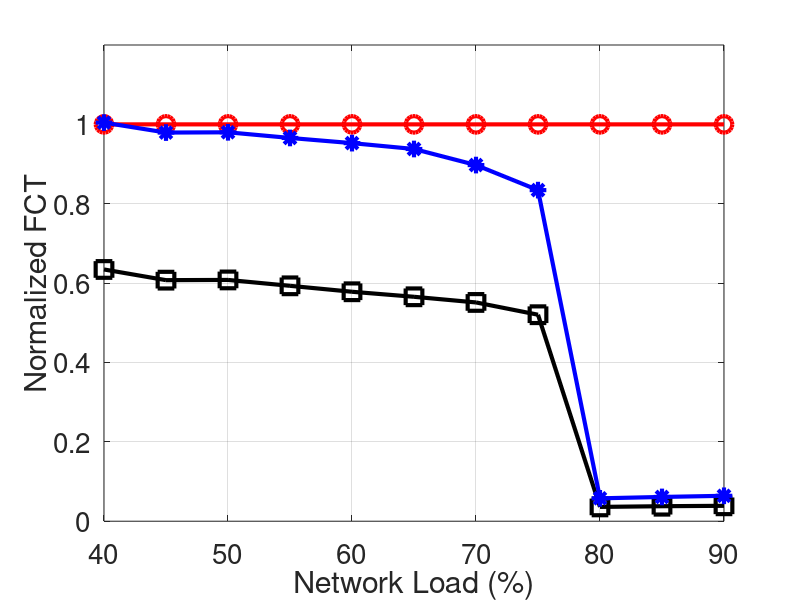

The MATLAB source for this figure:
clear
clc

x=[
0.4,
0.45,
0.5,
0.55,
0.6,
0.65,
0.7,
0.75,
0.8,
0.85,
0.9
];

k_80=[
1
1
1
1
1
1
1
1
1
1
1
];

k_22=[
0.634361233
0.607438017
0.608
0.593155894
0.578181818
0.565517241
0.551282051
0.520348837
0.036027264
0.03780135
0.038807111
];

bcc=[
1.004405286
0.979338843
0.98
0.965779468
0.952727273
0.937931034
0.897435897
0.834302326
0.057643622
0.061137898
0.064041292
];

figure(1);
width=900;
height=480;
left=100;
bottem=0;

plot(x * 100,k_80,'-ro','LineWidth',3,...
    'MarkerSize',12);
hold on;
plot(x * 100,k_22,'-ks','LineWidth',3,...
    'MarkerSize',12);
hold on;
plot(x * 100,bcc,'-b*','LineWidth',3,...
    'MarkerSize',12);
hold on;

xlabel('Network Load (%)','FontSize', 20)
ylabel('Normalized FCT','FontSize', 20);
set(gca, 'FontSize', 20, 'xtick',[40,50,60,70,80,90]); % set font size of tick labels
axis([40,90,0,1.2]);
grid on;
hold off;
